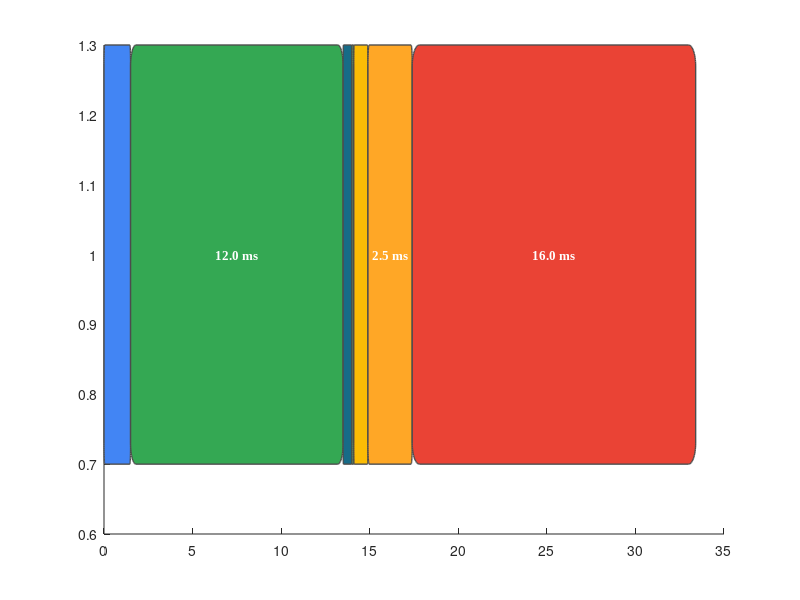

Source code (MATLAB): (Note: this script raises an error after producing the figure.)
% Figure 7: Latency Breakdown
% Stacked horizontal bar chart showing pipeline stage contributions
% Mambo Whistle Technical Report
%
% Author: Mambo Whistle Team
% Date: 2025

clear; clc; close all;

%% ========================================================================
%  GOOGLE COLOR PALETTE
%  ========================================================================

google_blue   = [66, 133, 244] / 255;   % #4285F4
google_red    = [234, 67, 53] / 255;    % #EA4335
google_yellow = [251, 188, 5] / 255;    % #FBBC05
google_green  = [52, 168, 83] / 255;    % #34A853
google_gray   = [95, 99, 104] / 255;    % #5F6368

% Extended palette for 7 stages (audio thread: blues/greens, main thread: yellows/reds)
colors = [
    66, 133, 244;    % Microphone Capture - Google Blue
    52, 168, 83;     % Buffer Accumulation - Google Green
    23, 107, 135;    % YIN Processing - Teal
    102, 187, 106;   % FFT Processing - Light Green
    251, 188, 5;     % Message Transfer - Google Yellow (boundary)
    255, 167, 38;    % Synthesis - Orange
    234, 67, 53;     % DOM Rendering - Google Red
] / 255;

%% ========================================================================
%  LATENCY DATA (precise measurements from system)
%  ========================================================================

% Stage data: [AudioWorklet stages | Main thread stages]
% Values in milliseconds, based on actual system measurements

stages = {
    'Microphone Capture',    1.5,   'Audio Thread';
    'Buffer Accumulation',   12.0,  'Audio Thread';
    'YIN Pitch Detection',   0.5,   'Audio Thread';
    'FFT + Features',        0.1,   'Audio Thread';
    'Message Transfer',      0.8,   'Thread Boundary';
    'Synthesis Processing',  2.5,   'Main Thread';
    'DOM Rendering',         16.0,  'Main Thread';
};

stage_names = stages(:,1);
latencies = cell2mat(stages(:,2));
thread_types = stages(:,3);

% Total latency
total_latency = sum(latencies);

% Cumulative latencies for annotation
cumulative = cumsum(latencies);

%% ========================================================================
%  FIGURE SETUP
%  ========================================================================

figureUnits = 'centimeters';
figureWidth = 18;
figureHeight = 10;

figureHandle = figure('Name', 'Latency Breakdown');
set(gcf, 'Units', figureUnits, 'Position', [2 2 figureWidth figureHeight]);
set(gcf, 'Color', [1 1 1]);

hold on;

%% ========================================================================
%  STACKED HORIZONTAL BAR CHART
%  ========================================================================

% Create stacked bar data
bar_y = 1;
bar_height = 0.6;

% Draw each segment
x_start = 0;
for i = 1:length(latencies)
    % Draw bar segment
    rectangle('Position', [x_start, bar_y - bar_height/2, latencies(i), bar_height], ...
        'FaceColor', colors(i,:), ...
        'EdgeColor', [0.3 0.3 0.3], ...
        'LineWidth', 1, ...
        'Curvature', [0.05, 0.1]);

    % Add latency value inside bar (if wide enough)
    if latencies(i) > 2
        text(x_start + latencies(i)/2, bar_y, sprintf('%.1f ms', latencies(i)), ...
            'FontName', 'Times New Roman', 'FontSize', 9, ...
            'HorizontalAlignment', 'center', 'VerticalAlignment', 'middle', ...
            'Color', [1 1 1], 'FontWeight', 'bold');
    end

    x_start = x_start + latencies(i);
end

%% ========================================================================
%  100ms REFERENCE LINE
%  ========================================================================

% Perceptual threshold reference
xline(100, '--', 'Color', google_red, 'LineWidth', 2, 'Alpha', 0.8);
text(100, bar_y + 0.55, '100 ms Perceptual Threshold', ...
    'FontName', 'Times New Roman', 'FontSize', 10, ...
    'HorizontalAlignment', 'center', 'Color', google_red, ...
    'FontWeight', 'bold');

%% ========================================================================
%  THREAD BOUNDARY INDICATOR
%  ========================================================================

% Calculate boundary position (after Message Transfer starts)
boundary_x = sum(latencies(1:4)) + latencies(5)/2;

% Vertical dashed line for thread boundary
plot([boundary_x, boundary_x], [0.2, 1.8], ':', ...
    'Color', google_gray, 'LineWidth', 1.5);

% Thread labels
text(sum(latencies(1:4))/2, 0.35, 'AudioWorklet Thread', ...
    'FontName', 'Times New Roman', 'FontSize', 9, ...
    'HorizontalAlignment', 'center', 'Color', google_blue * 0.8, ...
    'FontStyle', 'italic');

text(boundary_x + (total_latency - boundary_x)/2, 0.35, 'Main Thread', ...
    'FontName', 'Times New Roman', 'FontSize', 9, ...
    'HorizontalAlignment', 'center', 'Color', google_red * 0.8, ...
    'FontStyle', 'italic');

%% ========================================================================
%  TOTAL LATENCY ANNOTATION
%  ========================================================================

% Arrow showing total latency
annotation('doublearrow', ...
    [0.1, 0.1 + (total_latency/120) * 0.75], [0.22, 0.22], ...
    'Color', [0.2 0.2 0.2], 'LineWidth', 1.2, ...
    'Head1Style', 'vback2', 'Head2Style', 'vback2', ...
    'Head1Length', 6, 'Head2Length', 6);

text(total_latency/2, 0.15, sprintf('Total: %.1f ms', total_latency), ...
    'FontName', 'Times New Roman', 'FontSize', 11, ...
    'HorizontalAlignment', 'center', 'FontWeight', 'bold', ...
    'Color', [0.2 0.2 0.2]);

%% ========================================================================
%  LEGEND (Stage names with colors)
%  ========================================================================

% Create legend with custom positioning
legend_y_start = 1.75;
legend_x = [3, 25, 50, 75];  % 4 columns
legend_row = [1, 1, 2, 2, 3, 3, 4];  % Row assignment
legend_col = [1, 2, 1, 2, 1, 2, 1];  % Column assignment

for i = 1:length(stage_names)
    lx = legend_x(legend_col(i));
    ly = legend_y_start + 0.22 * (1 - legend_row(i));

    % Color box
    rectangle('Position', [lx - 2, ly - 0.08, 1.5, 0.16], ...
        'FaceColor', colors(i,:), ...
        'EdgeColor', [0.3 0.3 0.3], ...
        'LineWidth', 0.5, ...
        'Curvature', [0.2, 0.4]);

    % Label
    text(lx + 0.5, ly, sprintf('%s (%.1f ms)', stage_names{i}, latencies(i)), ...
        'FontName', 'Times New Roman', 'FontSize', 8, ...
        'HorizontalAlignment', 'left', 'VerticalAlignment', 'middle', ...
        'Color', [0.2 0.2 0.2]);
end

%% ========================================================================
%  AXIS CONFIGURATION
%  ========================================================================

set(gca, 'XLim', [0, 120]);
set(gca, 'YLim', [0, 2.2]);

% X-axis ticks
set(gca, 'XTick', 0:20:120);
set(gca, 'XTickLabel', {'0', '20', '40', '60', '80', '100', '120'});

% Hide Y-axis (not meaningful for single bar)
set(gca, 'YTick', []);
set(gca, 'YColor', 'none');

%% ========================================================================
%  STYLING
%  ========================================================================

% Axis properties
set(gca, 'Box', 'off', ...
    'LineWidth', 1.2, ...
    'TickDir', 'out', ...
    'TickLength', [0.01 0.01], ...
    'XColor', [0.15 0.15 0.15], ...
    'XGrid', 'on', ...
    'GridLineStyle', ':', ...
    'GridAlpha', 0.3);

% Font settings
set(gca, 'FontName', 'Times New Roman', 'FontSize', 10);

% X-axis label
xlabel('Cumulative Latency (ms)', ...
    'FontName', 'Times New Roman', ...
    'FontSize', 12);

% Title
title('Audio Processing Pipeline Latency Breakdown', ...
    'FontName', 'Times New Roman', ...
    'FontSize', 13, ...
    'FontWeight', 'bold');

%% ========================================================================
%  ADD PERCENTAGE BREAKDOWN TABLE
%  ========================================================================

% Calculate percentages
percentages = latencies / total_latency * 100;

% Text box with percentage breakdown
table_str = sprintf(['Latency Distribution:\n' ...
    'Audio Thread: %.1f%% (%.1f ms)\n' ...
    'Main Thread: %.1f%% (%.1f ms)'], ...
    sum(percentages(1:4)), sum(latencies(1:4)), ...
    sum(percentages(6:7)), sum(latencies(6:7)));

annotation('textbox', [0.72, 0.45, 0.25, 0.2], ...
    'String', table_str, ...
    'FontName', 'Times New Roman', ...
    'FontSize', 9, ...
    'EdgeColor', google_gray, ...
    'BackgroundColor', [1 1 1 0.9], ...
    'HorizontalAlignment', 'left', ...
    'VerticalAlignment', 'top', ...
    'LineWidth', 1);

%% ========================================================================
%  COMPARISON BAR (AudioWorklet vs ScriptProcessor)
%  ========================================================================

% Add comparison section below main bar
comp_y = 0.55;
comp_height = 0.25;

% ScriptProcessor latency (for comparison)
script_processor_latency = 49.4;  % Based on 2048 sample buffer

% Draw comparison bars
% Mambo Whistle (AudioWorklet)
rectangle('Position', [0, comp_y - comp_height/2, total_latency, comp_height], ...
    'FaceColor', google_green, ...
    'EdgeColor', [0.3 0.3 0.3], ...
    'LineWidth', 0.8, ...
    'FaceAlpha', 0.7, ...
    'Curvature', [0.03, 0.15]);

text(total_latency + 2, comp_y, sprintf('AudioWorklet: %.1f ms', total_latency), ...
    'FontName', 'Times New Roman', 'FontSize', 8, ...
    'HorizontalAlignment', 'left', 'Color', google_green * 0.7);

% ScriptProcessor (legacy)
comp_y2 = 0.25;
rectangle('Position', [0, comp_y2 - comp_height/2, script_processor_latency, comp_height], ...
    'FaceColor', google_gray, ...
    'EdgeColor', [0.3 0.3 0.3], ...
    'LineWidth', 0.8, ...
    'FaceAlpha', 0.5, ...
    'Curvature', [0.03, 0.15]);

text(script_processor_latency + 2, comp_y2, sprintf('ScriptProcessor: %.1f ms', script_processor_latency), ...
    'FontName', 'Times New Roman', 'FontSize', 8, ...
    'HorizontalAlignment', 'left', 'Color', google_gray * 0.8);

% Improvement annotation
improvement = script_processor_latency / total_latency;
text(80, 0.4, sprintf('%.1fx improvement', improvement), ...
    'FontName', 'Times New Roman', 'FontSize', 9, ...
    'HorizontalAlignment', 'center', 'Color', google_green * 0.8, ...
    'FontWeight', 'bold', 'FontStyle', 'italic');

%% ========================================================================
%  EXPORT FIGURE
%  ========================================================================

% Set paper properties
set(figureHandle, 'PaperUnits', figureUnits);
set(figureHandle, 'PaperPosition', [0 0 figureWidth figureHeight]);
set(figureHandle, 'PaperSize', [figureWidth figureHeight]);

% Output paths
scriptPath = fileparts(mfilename('fullpath'));
outputPath = fullfile(scriptPath, '..', 'output');

% Export as PNG (300 DPI)
print(figureHandle, fullfile(outputPath, 'figure7_latency_breakdown.png'), ...
    '-dpng', '-r300');

% Export as PDF (vector)
print(figureHandle, fullfile(outputPath, 'figure7_latency_breakdown.pdf'), ...
    '-dpdf', '-bestfit');

% Export as EPS (vector)
print(figureHandle, fullfile(outputPath, 'figure7_latency_breakdown.eps'), ...
    '-depsc2');

fprintf('Figure 7 exported successfully!\n');
fprintf('Total latency: %.1f ms\n', total_latency);
fprintf('Margin below 100ms threshold: %.1f ms\n', 100 - total_latency);
fprintf('Output location: %s\n', outputPath);
